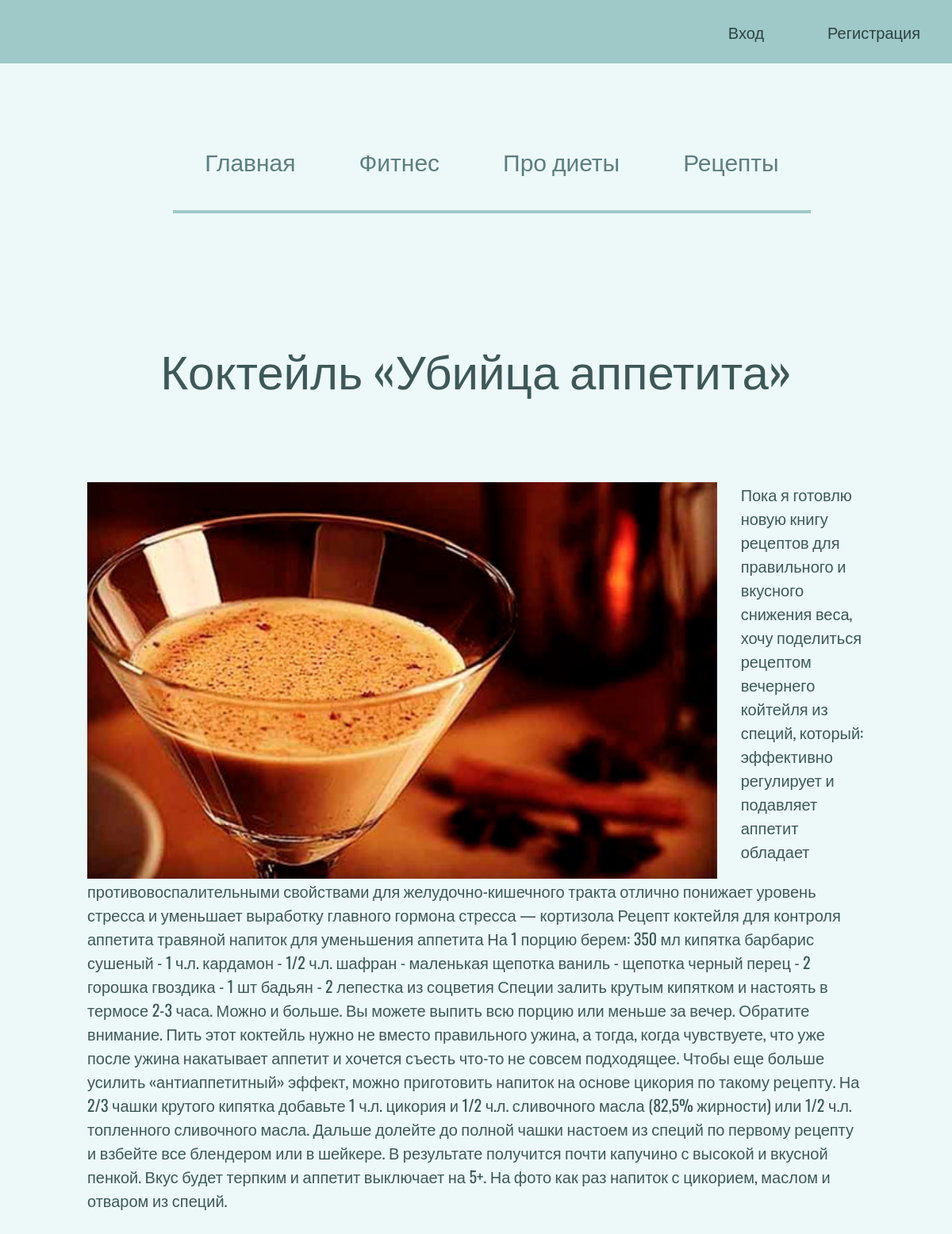
Screenshot of /detail/3/ with the database file from the repository.
### food/models.py (models this page shows, shortened)
class Articles(models.Model):
    title = models.CharField(max_length=200)
    topics = models.ManyToManyField(Topic, blank=True)
    image = models.ImageField(upload_to='media/articles/', default='default.jpg')
    description = models.TextField()
    date = models.DateTimeField(auto_now_add=True)

### food/views.py (the view)
# urls.py: path('detail/<int:id>/', views.detail, name='detail'),
def detail(request, id):
    post = get_object_or_404(Articles, id=id)
    return render(request, 'food/detail.html', {'post': post})

### food/templates/food/detail.html
{% extends 'food/base.html' %}
{% load static %}
{% block content %}
<div class="detail">
    <h1>{{ post.title }}</h1>
    <img src="{{ post.image.url }}" alt="">
    <p>{{ post.description }}</p>
</div>
{% endblock %}

### food/static/css/style.css (style rules this page uses)
body { padding: 0; margin: 0; font-family: 'Oswald', sans-serif; background-color: #edf9f9; }
h1 { text-align: center; color: #3e5858; }
.detail { margin: 100px; padding: 10px; padding-bottom: 300px; color: #3e5858; }
.detail img { height: 500px; float: left; margin-right: 30px; }
.detail h1 { text-align: center; margin-bottom: 100px; font-weight: 400; font-size: 60px; }
.detail p { font-weight: 400; font-size: 20px; }

### rows the page displays
Articles: title "Коктейль «Убийца аппетита»", image (picture), description "Пока я готовлю новую книгу рецептов для правильного и вкусного снижения веса, хочу поделиться рецептом вечернего койтейля из специй, который: эффективно регулирует и подавляет аппетит обладает противовоспалительными свойствами для желудочно-кишечного тракта отлично понижает уровень стресса и уменьшает выработку главного гормона стресса — кортизола Рецепт коктейля для контроля аппетита травяной напиток для уменьшения аппетита На 1 порцию берем: 350 мл кипятка барбарис сушеный - 1 ч.л. кардамон - 1/2 ч.л. шафран - маленькая щепотка ваниль - щепотка черный перец - 2 горошка гвоздика - 1 шт бадьян - 2 лепестка из соцветия Специи залить крутым кипятком и настоять в термосе 2-3 часа. Можно и…"
